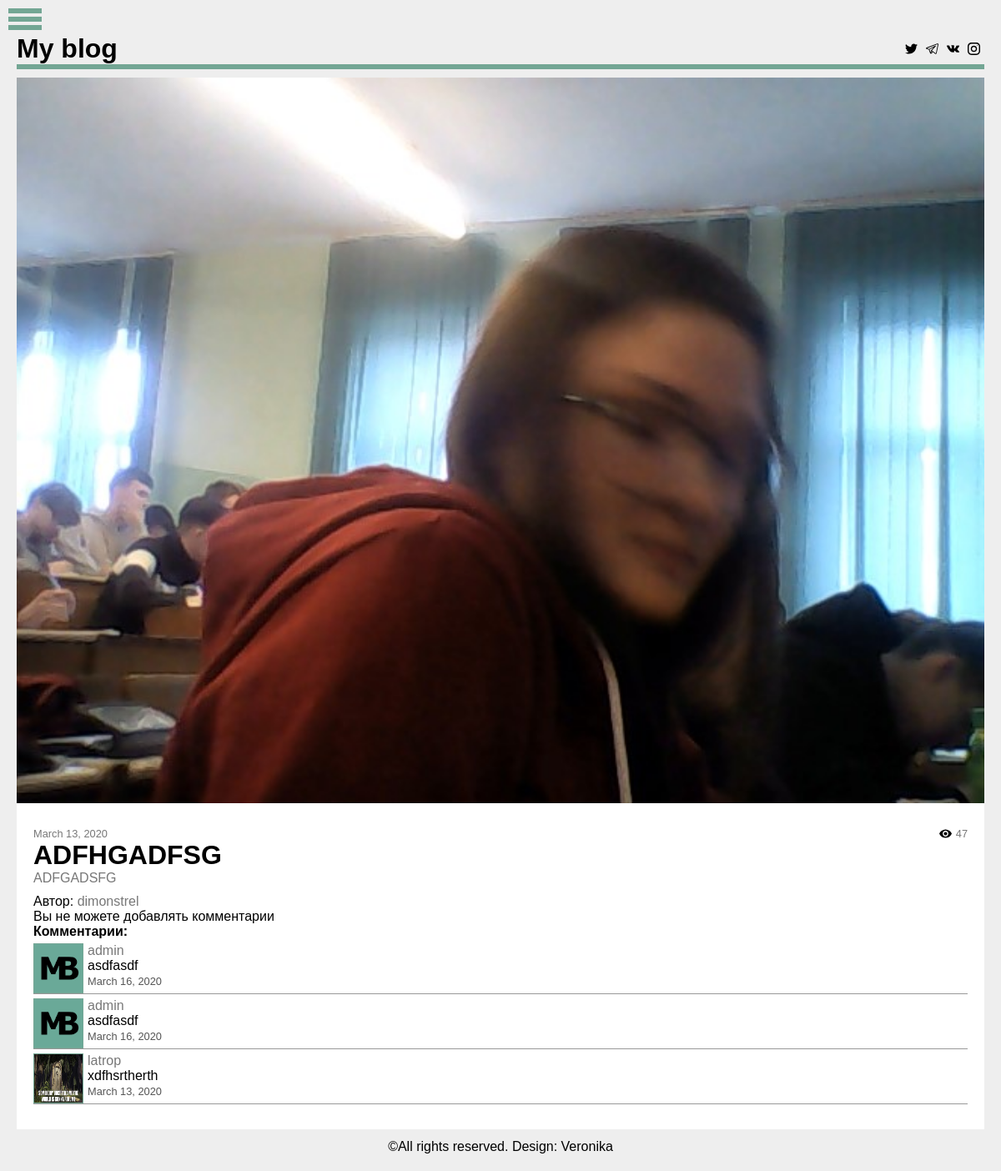
The app's page /33 with its own data.
### news/models.py (models this page shows, shortened)
class News(models.Model):
    author = models.ForeignKey(User, on_delete=models.CASCADE, default=0)
    title = models.CharField(max_length=200)
    prev_text = models.TextField(default='')
    text = models.TextField()
    views = models.IntegerField(default=0)
    image = models.ImageField(blank=True, null=True, default=None, upload_to='media/', height_field=None,
                              width_field=None, max_length=100)
    date = models.DateField(auto_now_add=True)
    hidden = models.BooleanField(default=False)

class Comments(models.Model):
    user = models.ForeignKey(User, on_delete=models.CASCADE, default=0)
    text = models.TextField()
    date = models.DateField(auto_now_add=True)
    news = models.ForeignKey(News, on_delete=models.CASCADE, default=0, related_name='comments')

class Extended(models.Model):
    user = models.OneToOneField(User, on_delete=models.CASCADE)
    avatar = models.ImageField(upload_to='avatars/', null=True, blank=True, default='avatars/favicon.jpg')

### news/views.py (the view, shortened to what this page needs)
# urls.py: path('<int:news_id>', views.NewsDetailsView.as_view(), name='details'),
class NewsDetailsView(View):
    def get(self, request, *args, **kwargs):
        try:
            news_item = News.objects.get(id=kwargs['news_id'])
        except:
            return redirect('news:error404')
        if news_item.hidden:
            if not request.user.has_perm('news.view_hidden_news'):
                return redirect('news:error404')
        news_item.views = news_item.views + 1
        news_item.save()
        return render(request, 'details.html', {"news_item": news_item, 'form': CommentForm()})

### news/templates/details.html (shortened to what this page needs)
{% extends 'base.html' %}
{% block body %}
    {% if news_item %}
        <div class="news_item">
        <img src="media/{{ news_item.image }}">
        <div class="info_item">
        <div class="info">
            <div class="date">{{ news_item.date }}</div>
            <div class="views">{{ news_item.views }}</div>
        </div>
        <h1 class="title">{{ news_item.title }}</h1>
        <p class="text">{{ news_item.text }}</p>
        <span>Автор: <a class="link"
                        href="{% url 'news:user' news_item.author.id %}">{{ news_item.author.username }}</a></span>
        {% if user.is_authenticated and perms.news.add_comments %}
            <form method="POST">
            {% csrf_token %}
            {{ form }}
            <input type="submit" value="Готово" class="btn">
        {% else %}
            <br>Вы не можете добавлять комментарии
        {% endif %}
    <h4>Комментарии:</h4>
    {% for comment_item in news_item.comments.all reversed %}
        <div class="comment">
            <img src="http://127.0.0.1:8000/media/{{ comment_item.user.extended.avatar }}"
                 alt="{{ comment_item.user.username }}">
            <div class="comment_info">
                <a class="link" href="{% url 'news:user' comment_item.user.id %}">{{ comment_item.user.username }}</a>
                <p> {{ comment_item.text }}</p>
                <div class="perms">
                    <span class="date">{{ comment_item.date }}</span>
                </div>
            </div>
        </div>
    {% endfor %}
    {% endif %}
</div>
</div>
{% endblock %}

### news/templates/base.html (shortened to what this page needs)
{% load static %}
<!DOCTYPE html>
<html lang="en">
<head>
    <link rel="stylesheet" href="{% static 'css/main.css' %}">
    <link rel="stylesheet" href="{% static 'css/media.css' %}">
</head>
<body>
<div class="wrap">
    <div class="content">
        <div id="menu_btn">
            <span></span>
            <span></span>
            <span></span>
        </div>
        <header>
            <div class="header_topline">
                <a class="my_blog" href="{% url 'news:index' %}">My blog</a>
                <div class="soc">
                    <a href="#"><img src="/static/img/icons/twitter.svg" alt="twitter"></a>
                    <a href="#"><img src="/static/img/icons/telegram.svg" alt="telegram"></a>
                    <a href="https://vk.com/csdmmaxplay"><img src="/static/img/icons/vk.svg" alt="vk"></a>
                    <a href="https://www.instagram.com/vovakolesnikovich/"><img src="/static/img/icons/instagram.svg"
                                                                                alt="instagram"></a>
                </div>
            </div>
        </header>
        {% block body %}
        {% endblock %}
        <footer>
            ©All rights reserved. Design: Veronika
        </footer>
    </div>
</div>
</body>
</html>

### static/css/main.css (style rules this page uses)
* { margin: 0; padding: 0; box-sizing: border-box; font-family: Franklin Gothic, Arial, sans-serif; }
a { text-decoration: none; }
.link { color: #777; transition: 0.3s; }
.wrap { display: flex; flex-direction: row; background-color: #eee; margin: auto; width: 70%; }
.header_topline { display: -webkit-flex; display: -moz-flex; display: -ms-flex; display: -o-flex; display: flex; justify-content: space-between; border-bottom: 6px solid #73a694; margin-bottom: 10px; }
a.my_blog { font-family: Verdana, sans-serif; font-size: 2em; font-weight: 700; color: black; }
.content { min-height: 600px; position: relative; padding: 40px 60px 80px 60px; flex: 6; }
#menu_btn > span { height: 6px; width: 40px; display: block; background-color: #73a694; margin-bottom: 4px; }
#menu_btn { position: absolute; top: 10px; left: 10px; cursor: pointer; width: 40px; }
.news_item { background-color: #fff; margin-bottom: 10px; }
.news_item img { transition: transform .5s ease; width: 100%; }
.prev_text, .text { color: #777; margin-bottom: 10px; text-align: justify; }
.info_item { padding: 25px 20px; }
.info { display: flex; justify-content: space-between; }
.date { font-size: 0.8em; color: #777; }
.views { padding-left: 20px; background: url('/static/img/icons/eye.svg') no-repeat; font-size: 0.8em; color: #777; }
.comment { display: flex; margin: 5px 0; border-bottom: 1px solid #999; }
.comment img { display: block; height: 60px; width: 60px; margin-right: 5px; border: 1px solid #73a694; }
.soc { align-items: center; display: flex; justify-content: flex-end; }
.soc img { margin: 0px 5px; height: 15px; width: 15px; display: block; }
.perms { display: block; }
.perms > * { margin-right: 5px; font-size: 0.8em; color: #555; }
footer { position: absolute; bottom: 0; left: 0; width: 100%; margin-top: 10px; text-align: center; padding: 20px 0; }

### static/css/media.css (style rules this page uses)
@media screen and (max-device-width: 1024px) { .content { padding: 40px 20px; } }
@media screen and (max-device-width: 1024px) { .wrap { width: 100%; } }

### records on screen
News: image (picture), date "March 13, 2020", views "47", title "ADFHGADFSG", text "ADFGADSFG", author.username "dimonstrel"
Comments: user.extended.avatar (picture), user.username "admin", text "asdfasdf", date "March 16, 2020"
Comments: user.extended.avatar (picture), user.username "admin", text "asdfasdf", date "March 16, 2020"
Comments: user.extended.avatar (picture), user.username "latrop", text "xdfhsrtherth", date "March 13, 2020"
